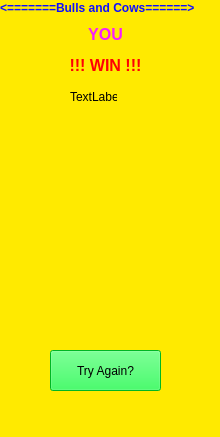
<?xml version="1.0" encoding="UTF-8"?>
<ui version="4.0">
 <class>MainWindow</class>
 <widget class="QMainWindow" name="MainWindow">
  <property name="geometry">
   <rect>
    <x>0</x>
    <y>0</y>
    <width>220</width>
    <height>437</height>
   </rect>
  </property>
  <property name="windowTitle">
   <string>MainWindow</string>
  </property>
  <property name="styleSheet">
   <string notr="true">background-color: rgb(255, 234, 0);</string>
  </property>
  <widget class="QWidget" name="centralwidget">
   <widget class="QLabel" name="label">
    <property name="geometry">
     <rect>
      <x>0</x>
      <y>0</y>
      <width>231</width>
      <height>16</height>
     </rect>
    </property>
    <property name="layoutDirection">
     <enum>Qt::RightToLeft</enum>
    </property>
    <property name="text">
     <string>&lt;html&gt;&lt;head/&gt;&lt;body&gt;&lt;p&gt;&lt;span style=&quot; font-weight:600; color:#0f0fff;&quot;&gt;&amp;lt;=======Bulls and Cows======&amp;gt;&lt;/span&gt;&lt;/p&gt;&lt;/body&gt;&lt;/html&gt;</string>
    </property>
    <property name="textFormat">
     <enum>Qt::AutoText</enum>
    </property>
   </widget>
   <widget class="QLabel" name="label_2">
    <property name="geometry">
     <rect>
      <x>60</x>
      <y>20</y>
      <width>91</width>
      <height>61</height>
     </rect>
    </property>
    <property name="text">
     <string>&lt;html&gt;&lt;head/&gt;&lt;body&gt;&lt;p align=&quot;center&quot;&gt;&lt;span style=&quot; font-size:12pt; font-weight:600; color:#f81dff;&quot;&gt;YOU&lt;/span&gt;&lt;/p&gt;&lt;p align=&quot;center&quot;&gt;&lt;span style=&quot; font-size:12pt; font-weight:600; color:#ff0004;&quot;&gt;!!! WIN !!!&lt;/span&gt;&lt;/p&gt;&lt;/body&gt;&lt;/html&gt;</string>
    </property>
   </widget>
   <widget class="QPushButton" name="pushButton">
    <property name="geometry">
     <rect>
      <x>50</x>
      <y>350</y>
      <width>111</width>
      <height>41</height>
     </rect>
    </property>
    <property name="styleSheet">
     <string notr="true">background-color: rgb(0, 255, 51);</string>
    </property>
    <property name="text">
     <string>Try Again?</string>
    </property>
   </widget>
   <widget class="QLabel" name="label_3">
    <property name="geometry">
     <rect>
      <x>20</x>
      <y>130</y>
      <width>171</width>
      <height>211</height>
     </rect>
    </property>
    <property name="text">
     <string/>
    </property>
    <property name="pixmap">
     <pixmap>../../../Winner.png</pixmap>
    </property>
   </widget>
   <widget class="QLabel" name="label_4">
    <property name="geometry">
     <rect>
      <x>70</x>
      <y>90</y>
      <width>47</width>
      <height>13</height>
     </rect>
    </property>
    <property name="text">
     <string>TextLabel</string>
    </property>
   </widget>
  </widget>
  <widget class="QMenuBar" name="menubar">
   <property name="geometry">
    <rect>
     <x>0</x>
     <y>0</y>
     <width>220</width>
     <height>21</height>
    </rect>
   </property>
  </widget>
  <widget class="QStatusBar" name="statusbar"/>
 </widget>
 <resources/>
 <connections/>
</ui>
